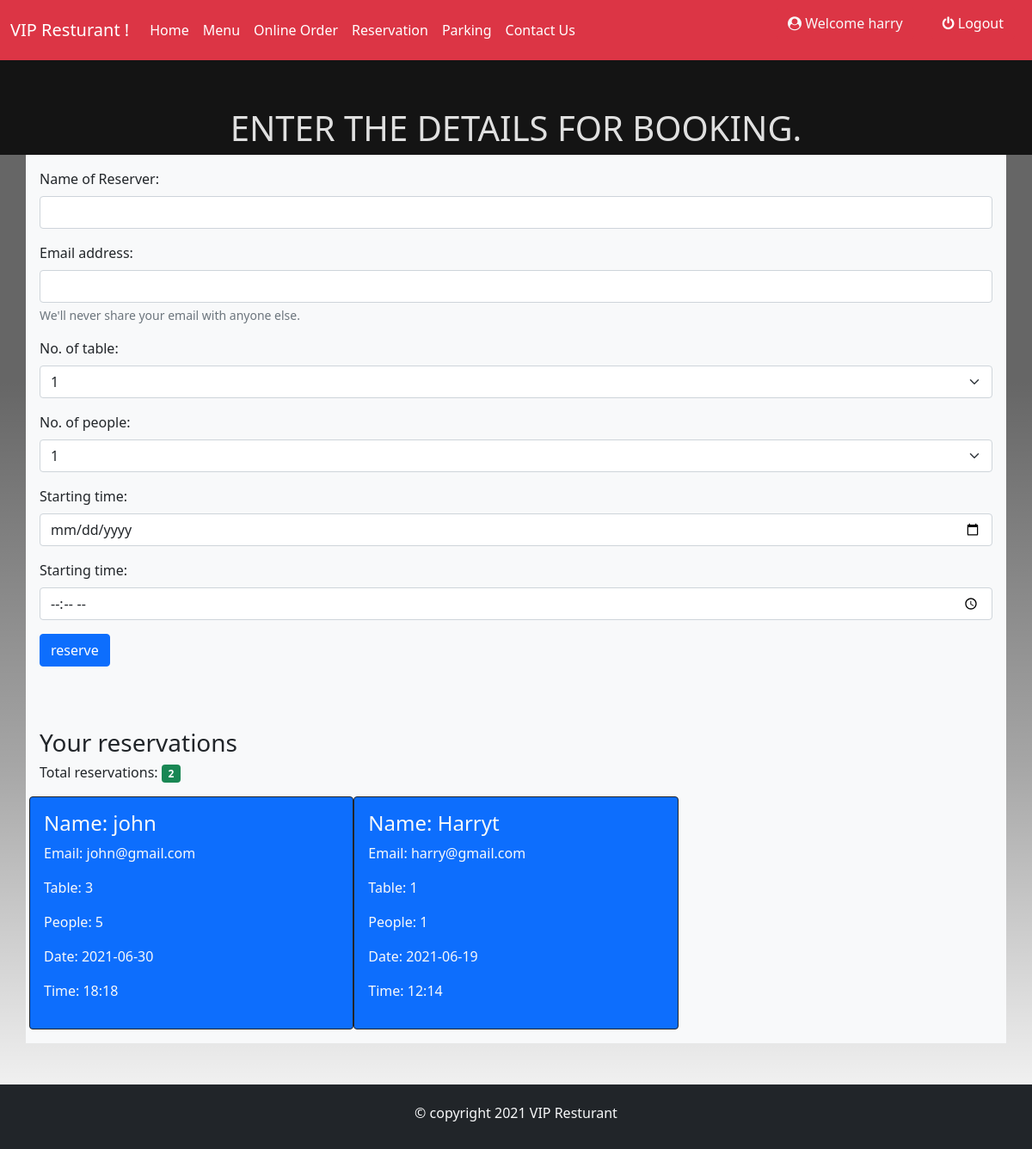
The page /reservation.php (signed in) on the database its author committed.
### tables this page shows
CREATE TABLE `reservationtable` (
  `rid` int(11) NOT NULL,
  `user_id` int(11) NOT NULL,
  `name` varchar(100) NOT NULL,
  `email` varchar(255) NOT NULL,
  `table` int(11) NOT NULL,
  `people` int(11) NOT NULL,
  `date` date NOT NULL,
  `restime` varchar(150) NOT NULL
);

### reservation.php (the view, shortened to what this page needs)
<html>
<head>
</head>
<body>
    <?php
    include "navbar.php";
?>
    <div class="wd">
        <h1>Enter the details for booking.</h1>
    </div>
    <div class="container bg-light p-3">
        <form action="" method="post">
            <div class="mb-3">
                <label for="exampleInputEmail1" class="form-label">Name of Reserver:</label>
                <input type="text" class="form-control" name="name" required>
            </div>
            <div class="mb-3">
                <label for="exampleInputEmail1" class="form-label">Email address:</label>
                <input type="email" class="form-control" name="email" required>
                <div id="emailHelp" class="form-text">We'll never share your email with anyone else.</div>
            </div>
            <div class="mb-3">
                <label for="exampleInputEmail1" class="form-label">No. of table:</label>
                <select class="form-select" name="table" required>
                    <option value="1">1</option>
                </select>
            </div>
            <div class="mb-3">
                <label class="form-label">No. of people:</label>
                <select class="form-select" name="people" required>
                    <option value="1">1</option>
                </select>
            </div>
            <div class="mb-3">
                <label for="exampleInputEmail1" class="form-label">Starting time:</label>
                <input type="date" class="form-control" name="date" required>
            </div>
            <div class="mb-3">
                <label for="exampleInputEmail1" class="form-label">Starting time:</label>
                <input type="time" class="form-control" name="time" required>
            </div>
            <input class="btn btn-primary" type="submit" value="reserve" name="submit" <?php if(!isset($_SESSION['user_id'])){echo 'disabled';}?> ><br><br>
        </form>
    </div>
	<div class="container bg-light p-3">
 	<h3>Your reservations</h3>
	 <div class="row">
	 <?php
$sql="SELECT * FROM reservationtable where user_id = '$id' ORDER BY rid DESC";
$result = mysqli_query($con, $sql);
$no=mysqli_num_rows($result);
$output = "<div class='h6'>Total reservations: <span class='badge bg-success'>$no </span> </div>";
if(mysqli_num_rows($result)>0){
 $output.='<br>';
while($row = mysqli_fetch_assoc($result)){
  $output.='<div class="col-4 mt-2  border border-dark rounded text-light p-3 bg-primary">
  <h4 class="">Name: '.$row['name'].'</h4>
  <p >Email: '.$row['email'].'</p>
  <p >Table: '.$row['table'].'</p>
  <p >People: '.$row['people'].'</p>
  <p >Date: '.$row['date'].'</p>
  <p >Time: '.$row['restime'].'</p>
</div>';
}
$output.= '<br>';
echo $output;
}
else{
    echo '<div class="alert alert-danger text-center h4" role="alert">No reservation found!</div>';
}
?>
	 </div>
	</div>
    <?php include "footer.php"; ?>
</body>
</html>

### links.php (shortened to what this page needs)
<link rel="stylesheet" href="https://stackpath.bootstrapcdn.com/font-awesome/4.7.0/css/font-awesome.min.css">
<link href="https://cdn.jsdelivr.net/npm/bootstrap@5.0.1/dist/css/bootstrap.min.css" rel="stylesheet">

### navbar.php (shortened to what this page needs)
<?php
$id= $_SESSION['user_id'];
include "links/links.php"; ?>
<nav class="navbar navbar-expand-lg navbar-dark bg-danger">
  <div class="container-fluid">
    <a class="navbar-brand" href="#">VIP Resturant !</a>
    <div class="collapse navbar-collapse" id="navbarSupportedContent">
      <ul class="navbar-nav me-auto mb-2 mb-lg-0">
        <li class="nav-item">
          <a class="nav-link active" href="/">Home</a>
        </li>
        <li class="nav-item">
          <a class="nav-link active" href="menu.php">Menu</a>
        </li>
        <li class="nav-item">
          <a class="nav-link active" href="order.php">Online Order</a>
        </li>
        <li class="nav-item">
          <a class="nav-link active" href="reservation.php">Reservation</a>
        </li>
        <li class="nav-item">
          <a class="nav-link active" href="parking.php">Parking</a>
        </li>
        <li class="nav-item">
          <a class="nav-link active" href="contact.php">Contact Us</a>
        </li>
      </ul>
      <form class="d-flex">
      <?php
                            if(isset($_SESSION['user_id'])){
                                echo '<a type="button" class="btn btn-danger mx-2 text-light"><i class="fa fa-user-circle" aria-hidden="true"></i> Welcome ' .$_SESSION["user_name"]. '</a>&nbsp;
                                <a href="logout.php" type="button" class="btn mx-2 btn-danger"><i class="fa fa-power-off" aria-hidden="true"></i> Logout</a>';
                         }
                         else{
                            echo'<a href="login.php" type="button" class="btn mx-2  btn-primary">Login</a>
                            <a href="signup.php" type="button" class="btn mx-2  btn-primary">Signup</a>';
                        }
                        ?>
      </form>
    </div>
  </div>
</nav>

### footer.php
<div class="footer bg-dark text-light p-4 text-center mt-5">
<h6>&copy; copyright 2021 VIP Resturant</h6>
</div>

### reservation.php (style rules this page uses)
body { font-family: cursive; color: yellow; background: linear-gradient(rgba(0, 0, 0, 0.60), rgba(0, 0, 0, 0.60), rgba(0, 0, 0, 0.35), rgba(0, 0, 0, 0)), url(newariset.jpg)no-repeat; background-size: cover; }
.wd { width: 100%; height: 70px; background-color: black; opacity: 0.8; padding: 55px; }
.wd h1 { text-align: center; text-transform: uppercase; font-weight: 100px; color: white; }

### rows shown on the page
reservationtable: name "john", email "john@gmail.com", table "3", people "5", date "2021-06-30", restime "18:18"
reservationtable: name "Harryt", email "harry@gmail.com", table "1", people "1", date "2021-06-19", restime "12:14"

### other values the page prints
$_SESSION["user_name"] "harry"
$no "2"
